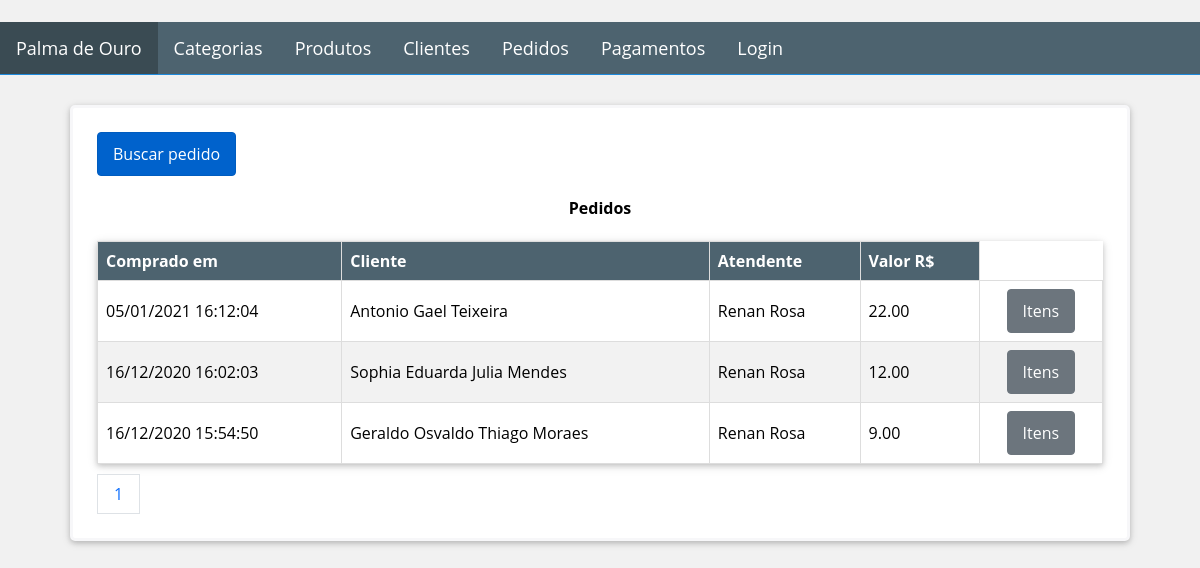
/order, run on the app's committed database.
### Golden_Leaf/models.py (models this page shows, shortened)
class Order(db.Model):
    __tablename__ = 'orders'
    id = db.Column(db.Integer, primary_key=True)
    client_id = db.Column(db.Integer, ForeignKey('clients.id'), nullable=False)
    clerk_id = db.Column(db.Integer, ForeignKey('clerks.id'), nullable=False)
    date = db.Column(db.DateTime, index=True, default=datetime.now)
    total = db.Column(db.Numeric(10, 2), default=0)
    client = relationship("Client", backref=backref('orders', order_by=id))
    clerk = relationship("Clerk", backref=backref('orders', order_by=id))

class User(db.Model):
    __metaclass__ = ABCMeta
    __abstract__ = True
    id = db.Column(db.Integer, primary_key=True)
    name = db.Column(db.String(64), nullable=False, index=True)
    phone_number = db.Column(db.String(11), nullable=False)

class Client(User):
    __tablename__ = 'clients'
    __mapper_args__ = {'concrete': True}
    identification = db.Column(db.String(9), unique=True)
    notifiable = db.Column(db.Boolean)
    address = db.Column(db.String(64))
    status = db.Column(db.Boolean)
    amount = db.Column(db.Numeric(10, 2), default=0)

class Clerk(User, UserMixin):
    __tablename__ = 'clerks'
    image_file = db.Column(db.String(64), default='default.png')
    email = db.Column(db.String(64), unique=True)
    password_hash = db.Column(db.String(128), nullable=False)
    __mapper_args__ = {
        'concrete': True
    }
    @property
    def password(self) -> None:
        raise AttributeError('password is not a readable attribute')

### Golden_Leaf/views/order/routes.py (the view)
@blueprint_order.route('/order/client/<int:id>', methods=['GET'])
@blueprint_order.route('/order', defaults={'id': None}, methods=['GET'])
@register_breadcrumb(blueprint_order, '.', 'Pedidos')
def get_orders(id):
    page = request.args.get('page', 1, type=int)
    if id is not None:
        orders = Order.query \
            .filter_by(client_id=id) \
            .order_by(Order.date.desc()) \
            .paginate(page=page, per_page=10)
        return render_template('order/client_orders.html', orders=orders, client_id=id)
    orders = Order.query.order_by(Order.date.desc()).paginate(page=page, per_page=10)
    return render_template('order/list.html', orders=orders)

### Golden_Leaf/templates/order/list.html (shortened to what this page needs)
{% extends "base.html" %}
{% block page_content %}
<div class="container">
    <div>
        <a href="{{ url_for('blueprint_order.search_order') }}" class="btn btn-primary">
            Buscar pedido
        </a>
    </div>
    <div class="table-responsive">
        <table>
            <caption><h4>Pedidos</h4></caption>
            <thead>
                <tr>
                    <th>Comprado em</th>
                    <th>Cliente</th>
                    <th>Atendente</th>
                    <th>Valor R$</th>
                </tr>
            </thead>
            <tbody>
                {% for order in orders.items %}
                <tr>
                    <td>{{ order.date.strftime('%d/%m/%Y %H:%M:%S') }}</td>
                    <td>{{ order.client.name }}</td>
                    <td>{{ order.clerk.name }}</td>
                    <td>{{ order.total }}</td>
                    <td align="center">
                        <a href="{{ url_for('blueprint_order.items_order',id=order.id) }}"
                           class="btn btn-default">
                            <span>Itens</span>
                        </a>
                    </td>
                </tr>
                {% endfor %}
            </tbody>
        </table>
    </div>
    <div class="pagination">
        {% for page_number in orders.iter_pages(left_edge=1,right_edge=1,left_current=1,right_current=2) %}
        {% if page_number %}
        {% if orders.page == page_number %}
        <a href="{{ url_for('blueprint_order.get_orders',page=page_number) }}">{{ page_number }}</a>
        {% else %}
        <a href="{{ url_for('blueprint_order.get_orders',page=page_number) }}">{{ page_number }}</a>
        {% endif %}
        {% else %}
        ...
        {% endif %}
        {% endfor %}
    </div>
</div>
{% endblock %}

### Golden_Leaf/static/css/styles.css (style rules this page uses)
.container, .form-container { border-radius: 5px; color: #000; background-color: #ffffff; border: solid #f7f7f9; box-shadow: 0 2px 5px 0 rgba(0, 0, 0, 0.16), 0 2px 10px 0 rgba(0, 0, 0, 0.12); }
* { box-sizing: border-box; }
html, body, h1, h2, h3, h4, h5 { font-family: "Open Sans", sans-serif; }
body { background-color: #f1f1f1; margin: 0; }
.container { padding: 1.5rem; border-width: .2rem; }
table { background-color: #ffffff; color: #000; width: 100%; border-collapse: collapse; box-shadow: 0 2px 5px 0 rgba(0, 0, 0, 0.16), 0 2px 10px 0 rgba(0, 0, 0, 0.12); }
th { text-align: left; border: 1px solid #ddd; background-color: #4d636f; color: white; padding: 8px; }
td { border: 1px solid #ddd; padding: 8px; }
table tr:nth-child(even) { background-color: #f2f2f2; }
.pagination { display: flex; list-style: none; margin-top: 10px; }
.pagination a { padding: 8px 16px; color: #0d6efd; text-decoration: none; background-color: #fff; border: 1px solid #dee2e6; }
.btn { display: inline-block; text-decoration: none; border: 1px solid transparent; padding: 10px 15px; color: #fff; border-radius: .25rem; }
.btn-primary { background-color: #0062cc; border-color: #005cbf; }
.btn-default { background-color: #6c757d; border-color: #6c757d; }

### data on the page
Order: date "05/01/2021 16:12:04", client.name "Antonio Gael Teixeira", clerk.name "Renan Rosa", total "22.00"
Order: date "16/12/2020 16:02:03", client.name "Sophia Eduarda Julia Mendes", clerk.name "Renan Rosa", total "12.00"
Order: date "16/12/2020 15:54:50", client.name "Geraldo Osvaldo Thiago Moraes", clerk.name "Renan Rosa", total "9.00"

### other printed values
{{ page_number }} "1"
